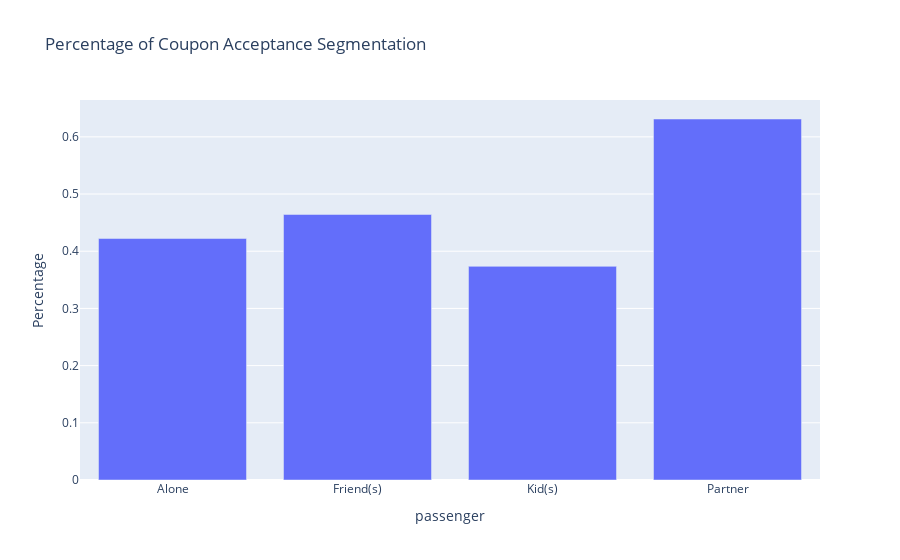

Notebook source saved alongside this figure:
### Markdown cell above
* While no urgent place does show a higher acceptance rate, this is too unspecific to draw meaningful business conclusion

### Code cell
percentage_grapher_seg(finedining_data, 'passenger')

### Figure 1 — Plotly figure (JSON) as saved in the notebook; plotly's stock layout.template omitted (floating-point values rounded to 4 significant figures)
{"data": [{"alignmentgroup": "True", "hovertemplate": "passenger=%{x}<br>Percentage=%{y}<extra></extra>", "legendgroup": "", "marker": {"color": "#636efa", "pattern": {"shape": ""}}, "name": "", "offsetgroup": "", "orientation": "v", "showlegend": false, "textposition": "auto", "type": "bar", "x": ["Alone", "Friend(s)", "Kid(s)", "Partner"], "xaxis": "x", "y": [0.4222, 0.4643, 0.3736, 0.6312], "yaxis": "y"}], "layout": {"barmode": "relative", "legend": {"tracegroupgap": 0}, "title": {"text": "Percentage of Coupon Acceptance Segmentation"}, "xaxis": {"anchor": "y", "domain": [0, 1], "title": {"text": "passenger"}}, "yaxis": {"anchor": "x", "domain": [0, 1], "title": {"text": "Percentage"}}}}
